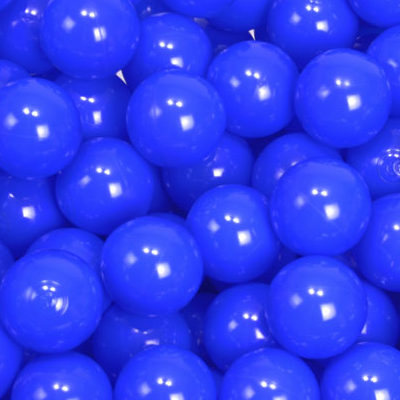
#> input picture ColorAnalysis_TargetImages/colorball_blue_original_roi.png, 400 x 400 px, found by its file name
$ python rgbVal_analysis.py
#> lines starting #> are read from the running program, lines starting #| are printed output that depends on the picture
import os
import cv2
import numpy as np
from scipy import stats
import matplotlib.pyplot as plt

import warnings
warnings.simplefilter('ignore', FutureWarning)

# <変更する変数>画像パス
img_path = 'ColorAnalysis_TargetImages\colorball_blue_original_roi.png'
#　ファイル名抽出 + 拡張子除去
img_filename = os.path.basename(img_path)
img_filename = os.path.splitext(img_filename)[0]


# <変更する変数>抽出領域サイズ
pickupsize = 200
# <変更する変数>スライド回数(1方向当たりの)
slidecnt = 20

# 結果群を格納する配列(平均値、中央値、最頻値)
rgb_aveVals = []
rgb_medianVals = []
rgb_modVals = []
total_ave_rgbArray = np.empty
total_median_rgbArray = np.empty
total_mod_rgbArray = np.empty

# グラフタイトル
charttitle = img_filename + '   PickSize:'+str(pickupsize)


def main():
    # 画像読み込み
    img = cv2.imread(img_path, cv2.IMREAD_COLOR)
#> img is the input picture: shape (400, 400, 3); mean B, G, R 237.9, 61.2, 47

    # 画像サイズ取得
    h,w = img.shape[:2]
#> h = 400; w = 400

    # 抽出領域のスライド幅の算出
    stride = (int)((w-pickupsize)/slidecnt)
#> stride = 10
    print(f'stride :{stride}   type(stride):{type(stride)}')
#| stride :10   type(stride):<class 'int'>


    # for分で400通り(20×20)の切り出し条件で行う
    cnt = 0
    for y in range(slidecnt):
        for x in range(slidecnt):
            cnt=cnt+1
            #print(f'◆loop count:{cnt} =========================')

            # 画像抽出(ROI[top:bottom, left:right]・・・タテ・ヨコにstride分ずつ移動する)
            pickup_img = img[stride*y : stride*y+pickupsize , stride*x : stride*x+pickupsize]
            #print(f'pickup_img({y},{x})  :{pickup_img.shape}')

            # 抽出画像を分析関数へ渡す
            rgb_analysis(cnt, pickup_img)
#> this loop made 1 pass
#> pass 1, in rgb_analysis, `img_b,img_g,img_r = cv2.split(img)`:
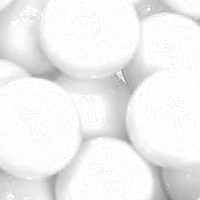
#> img_b: shape (200, 200); min 128, max 255, mean 239.3
#> pass 1, in rgb_analysis, `img_b,img_g,img_r = cv2.split(img)`:
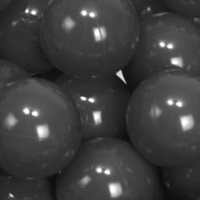
#> img_g: shape (200, 200); min 10, max 255, mean 62.3
#> pass 1, in rgb_analysis, `img_b,img_g,img_r = cv2.split(img)`:
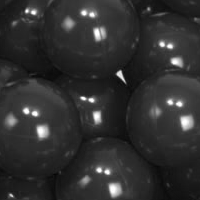
#> img_r: shape (200, 200); min 5, max 255, mean 48.3
#> after the loop, cnt = 1


    # 分析結果の集計 (各パラメータ(+各色)の標準偏差・変動係数(coefficient of variation)を算出 ) --------
    # 平均値の変動係数
    rslt_ave_stddev = [np.std(total_ave_rgbArray[0]),np.std(total_ave_rgbArray[1]),np.std(total_ave_rgbArray[2])]
    rslt_ave_ave = [np.mean(total_ave_rgbArray[0]),np.mean(total_ave_rgbArray[1]),np.mean(total_ave_rgbArray[2])]
    rslt_ave_coeff = [round(rslt_ave_stddev[0]/rslt_ave_ave[0],3), round(rslt_ave_stddev[1]/rslt_ave_ave[1],3), round(rslt_ave_stddev[2]/rslt_ave_ave[2],3)]
    print(f' >> rslt_ave_coeff:{rslt_ave_coeff}')
    # 中央値の変動係数
    rslt_med_stddev = [np.std(total_median_rgbArray[0]),np.std(total_median_rgbArray[1]),np.std(total_median_rgbArray[2])]
    rslt_med_ave = [np.mean(total_median_rgbArray[0]),np.mean(total_median_rgbArray[1]),np.mean(total_median_rgbArray[2])]
    rslt_med_coeff = [round(rslt_med_stddev[0]/rslt_med_ave[0],3), round(rslt_med_stddev[1]/rslt_med_ave[1],3), round(rslt_med_stddev[2]/rslt_med_ave[2],3)]
    print(f' >> rslt_med_coeff:{rslt_med_coeff}')


    # グラフの描画
    plt.plot(total_ave_rgbArray[0], label='R(ave):'+str(rslt_ave_coeff[0]),color='r')
    plt.plot(total_ave_rgbArray[1], label='G(ave):'+str(rslt_ave_coeff[1]),color='g')
    plt.plot(total_ave_rgbArray[2], label='B(ave):'+str(rslt_ave_coeff[2]),color='b')
    plt.plot(total_median_rgbArray[0], label='R(med):'+str(rslt_med_coeff[0]),color='r',linestyle='--')
    plt.plot(total_median_rgbArray[1], label='G(med)'+str(rslt_med_coeff[1]),color='g',linestyle='--')
    plt.plot(total_median_rgbArray[2], label='B(med)'+str(rslt_med_coeff[2]),color='b',linestyle='--')
    # plt.plot(total_mod_rgbArray[0], label='R(mod)',color='r',linestyle=':')
    # plt.plot(total_mod_rgbArray[1], label='G(mod)',color='g',linestyle=':')
    # plt.plot(total_mod_rgbArray[2], label='B(mod)',color='b',linestyle=':')
    plt.title(charttitle)
    plt.legend()
    plt.show()


    exit()


    cv2.waitKey(0)


def rgb_analysis(cnt, img):
    #print('rgb_analysis()')

    #R,G,Bの単色画像を作成
    img_b,img_g,img_r = cv2.split(img)

    # 平均値の算出 (round()は小数点以下の桁数丸め込み)
    ave_r = round( np.mean(img_r), 2)
    ave_g = round( np.mean(img_g), 2)
    ave_b = round( np.mean(img_b), 2)
    # [6 lines of commented-out code are left out]
    med_r = round( np.median(img_r), 2)
    med_g = round( np.median(img_g), 2)
    med_b = round( np.median(img_b), 2)
    # [6 lines of commented-out code are left out]
    mod_r_val, mod_r_cnt = stats.mode(img_r, axis=None)
    mod_g_val, mod_g_cnt = stats.mode(img_g, axis=None)
    mod_b_val, mod_b_cnt = stats.mode(img_b, axis=None)
    # [8 lines of commented-out code are left out]
    ave = [ave_r,ave_g,ave_b]
    rgb_aveVals.append(ave)
    #中央値
    med = [med_r,med_g,med_b]
    rgb_medianVals.append(med)
    #最頻値
#> (the run stopped early here; a loop or call above may not have finished)
